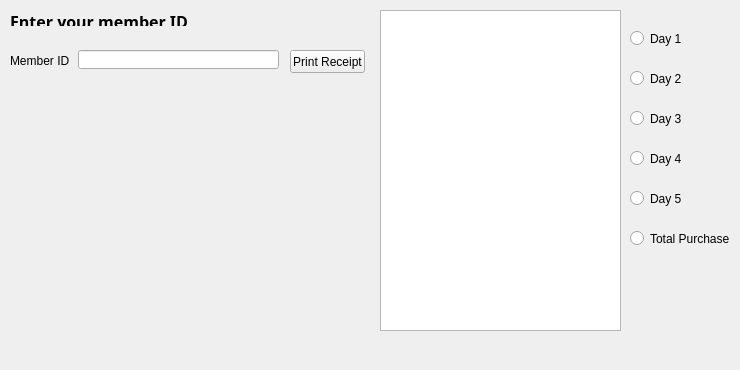
      <widget class="QWidget" name="tab_3">
       <attribute name="icon">
        <iconset resource="recource.qrc">
         <normaloff>:/rec/User Selection/receipt_printer.png</normaloff>:/rec/User Selection/receipt_printer.png</iconset>
       </attribute>
       <attribute name="title">
        <string>Print Receipt</string>
       </attribute>
       <widget class="QPushButton" name="print_receipt_btn">
        <property name="geometry">
         <rect>
          <x>290</x>
          <y>50</y>
          <width>75</width>
          <height>23</height>
         </rect>
        </property>
        <property name="sizePolicy">
         <sizepolicy hsizetype="Preferred" vsizetype="Preferred">
          <horstretch>0</horstretch>
          <verstretch>0</verstretch>
         </sizepolicy>
        </property>
        <property name="text">
         <string>Print Receipt</string>
        </property>
       </widget>
       <widget class="QLabel" name="search_id_label">
        <property name="geometry">
         <rect>
          <x>10</x>
          <y>50</y>
          <width>61</width>
          <height>21</height>
         </rect>
        </property>
        <property name="sizePolicy">
         <sizepolicy hsizetype="Preferred" vsizetype="Preferred">
          <horstretch>0</horstretch>
          <verstretch>0</verstretch>
         </sizepolicy>
        </property>
        <property name="text">
         <string>Member ID</string>
        </property>
       </widget>
       <widget class="QLineEdit" name="search_id_lineEdit">
        <property name="geometry">
         <rect>
          <x>78</x>
          <y>50</y>
          <width>201</width>
          <height>19</height>
         </rect>
        </property>
        <property name="sizePolicy">
         <sizepolicy hsizetype="Preferred" vsizetype="Preferred">
          <horstretch>0</horstretch>
          <verstretch>0</verstretch>
         </sizepolicy>
        </property>
        <property name="text">
         <string/>
        </property>
       </widget>
       <widget class="QLabel" name="label_4">
        <property name="geometry">
         <rect>
          <x>10</x>
          <y>10</y>
          <width>531</width>
          <height>16</height>
         </rect>
        </property>
        <property name="sizePolicy">
         <sizepolicy hsizetype="Preferred" vsizetype="Preferred">
          <horstretch>0</horstretch>
          <verstretch>0</verstretch>
         </sizepolicy>
        </property>
        <property name="font">
         <font>
          <family>Perpetua Titling MT</family>
          <pointsize>12</pointsize>
          <weight>75</weight>
          <bold>true</bold>
         </font>
        </property>
        <property name="text">
         <string>Enter your member ID</string>
        </property>
        <property name="textFormat">
         <enum>Qt::RichText</enum>
        </property>
       </widget>
       <widget class="QPlainTextEdit" name="print_receipt">
        <property name="geometry">
         <rect>
          <x>380</x>
          <y>10</y>
          <width>241</width>
          <height>321</height>
         </rect>
        </property>
        <property name="sizePolicy">
         <sizepolicy hsizetype="Preferred" vsizetype="Preferred">
          <horstretch>0</horstretch>
          <verstretch>0</verstretch>
         </sizepolicy>
        </property>
       </widget>
       <widget class="QLabel" name="receipt_lineEdit_date">
        <property name="geometry">
         <rect>
          <x>110</x>
          <y>150</y>
          <width>131</width>
          <height>21</height>
         </rect>
        </property>
        <property name="sizePolicy">
         <sizepolicy hsizetype="Preferred" vsizetype="Preferred">
          <horstretch>0</horstretch>
          <verstretch>0</verstretch>
         </sizepolicy>
        </property>
        <property name="text">
         <string/>
        </property>
       </widget>
       <widget class="QLabel" name="receipt_lineEdit_name">
        <property name="geometry">
         <rect>
          <x>110</x>
          <y>90</y>
          <width>131</width>
          <height>21</height>
         </rect>
        </property>
        <property name="sizePolicy">
         <sizepolicy hsizetype="Preferred" vsizetype="Preferred">
          <horstretch>0</horstretch>
          <verstretch>0</verstretch>
         </sizepolicy>
        </property>
        <property name="text">
         <string/>
        </property>
       </widget>
       <widget class="QLabel" name="receipt_member_date">
        <property name="geometry">
         <rect>
          <x>10</x>
          <y>150</y>
          <width>81</width>
          <height>16</height>
         </rect>
        </property>
        <property name="sizePolicy">
         <sizepolicy hsizetype="Preferred" vsizetype="Preferred">
          <horstretch>0</horstretch>
          <verstretch>0</verstretch>
         </sizepolicy>
        </property>
        <property name="text">
         <string/>
        </property>
       </widget>
       <widget class="QLabel" name="reciept_member_name">
        <property name="geometry">
         <rect>
          <x>10</x>
          <y>90</y>
          <width>81</width>
          <height>16</height>
         </rect>
        </property>
        <property name="sizePolicy">
         <sizepolicy hsizetype="Preferred" vsizetype="Preferred">
          <horstretch>0</horstretch>
          <verstretch>0</verstretch>
         </sizepolicy>
        </property>
        <property name="text">
         <string/>
        </property>
       </widget>
       <widget class="QLabel" name="receipt_member_type">
        <property name="geometry">
         <rect>
          <x>10</x>
          <y>176</y>
          <width>81</width>
          <height>20</height>
         </rect>
        </property>
        <property name="sizePolicy">
         <sizepolicy hsizetype="Preferred" vsizetype="Preferred">
          <horstretch>0</horstretch>
          <verstretch>0</verstretch>
         </sizepolicy>
        </property>
        <property name="text">
         <string/>
        </property>
       </widget>
       <widget class="QLabel" name="receipt_lineEdit_type">
        <property name="geometry">
         <rect>
          <x>110</x>
          <y>180</y>
          <width>131</width>
          <height>21</height>
         </rect>
        </property>
        <property name="sizePolicy">
         <sizepolicy hsizetype="Preferred" vsizetype="Preferred">
          <horstretch>0</horstretch>
          <verstretch>0</verstretch>
         </sizepolicy>
        </property>
        <property name="text">
         <string/>
        </property>
       </widget>
       <widget class="QLabel" name="receipt_lineEdit_Id">
        <property name="geometry">
         <rect>
          <x>110</x>
          <y>120</y>
          <width>131</width>
          <height>21</height>
         </rect>
        </property>
        <property name="sizePolicy">
         <sizepolicy hsizetype="Preferred" vsizetype="Preferred">
          <horstretch>0</horstretch>
          <verstretch>0</verstretch>
         </sizepolicy>
        </property>
        <property name="text">
         <string/>
        </property>
       </widget>
       <widget class="QLabel" name="receipt_member_id">
        <property name="geometry">
         <rect>
          <x>10</x>
          <y>120</y>
          <width>81</width>
          <height>16</height>
         </rect>
        </property>
        <property name="sizePolicy">
         <sizepolicy hsizetype="Preferred" vsizetype="Preferred">
          <horstretch>0</horstretch>
          <verstretch>0</verstretch>
         </sizepolicy>
        </property>
        <property name="text">
         <string/>
        </property>
       </widget>
       <widget class="QLabel" name="total_quantity_items_label">
        <property name="geometry">
         <rect>
          <x>10</x>
          <y>210</y>
          <width>131</width>
          <height>21</height>
         </rect>
        </property>
        <property name="sizePolicy">
         <sizepolicy hsizetype="Preferred" vsizetype="Preferred">
          <horstretch>0</horstretch>
          <verstretch>0</verstretch>
         </sizepolicy>
        </property>
        <property name="text">
         <string/>
        </property>
       </widget>
       <widget class="QLabel" name="total_Items_bought_label">
        <property name="geometry">
         <rect>
          <x>10</x>
          <y>240</y>
          <width>131</width>
          <height>21</height>
         </rect>
        </property>
        <property name="sizePolicy">
         <sizepolicy hsizetype="Preferred" vsizetype="Preferred">
          <horstretch>0</horstretch>
          <verstretch>0</verstretch>
         </sizepolicy>
        </property>
        <property name="text">
         <string/>
        </property>
       </widget>
       <widget class="QLabel" name="total_quantity_items_lineEdit">
        <property name="geometry">
         <rect>
          <x>160</x>
          <y>210</y>
          <width>131</width>
          <height>21</height>
         </rect>
        </property>
        <property name="sizePolicy">
         <sizepolicy hsizetype="Preferred" vsizetype="Preferred">
          <horstretch>0</horstretch>
          <verstretch>0</verstretch>
         </sizepolicy>
        </property>
        <property name="text">
         <string/>
        </property>
       </widget>
       <widget class="QLabel" name="total_Items_bought_lineEdit">
        <property name="geometry">
         <rect>
          <x>160</x>
          <y>240</y>
          <width>131</width>
          <height>21</height>
         </rect>
        </property>
        <property name="sizePolicy">
         <sizepolicy hsizetype="Preferred" vsizetype="Preferred">
          <horstretch>0</horstretch>
          <verstretch>0</verstretch>
         </sizepolicy>
        </property>
        <property name="text">
         <string/>
        </property>
       </widget>
       <widget class="QRadioButton" name="print_day_one_receipt_btn">
        <property name="geometry">
         <rect>
          <x>630</x>
          <y>30</y>
          <width>82</width>
          <height>17</height>
         </rect>
        </property>
        <property name="sizePolicy">
         <sizepolicy hsizetype="Preferred" vsizetype="Preferred">
          <horstretch>0</horstretch>
          <verstretch>0</verstretch>
         </sizepolicy>
        </property>
        <property name="text">
         <string>Day 1</string>
        </property>
       </widget>
       <widget class="QRadioButton" name="print_day_Two_receipt_btn_2">
        <property name="geometry">
         <rect>
          <x>630</x>
          <y>70</y>
          <width>82</width>
          <height>17</height>
         </rect>
        </property>
        <property name="sizePolicy">
         <sizepolicy hsizetype="Preferred" vsizetype="Preferred">
          <horstretch>0</horstretch>
          <verstretch>0</verstretch>
         </sizepolicy>
        </property>
        <property name="text">
         <string>Day 2</string>
        </property>
       </widget>
       <widget class="QRadioButton" name="print_day_Three_receipt_btn">
        <property name="geometry">
         <rect>
          <x>630</x>
          <y>110</y>
          <width>82</width>
          <height>17</height>
         </rect>
        </property>
        <property name="sizePolicy">
         <sizepolicy hsizetype="Preferred" vsizetype="Preferred">
          <horstretch>0</horstretch>
          <verstretch>0</verstretch>
         </sizepolicy>
        </property>
        <property name="text">
         <string>Day 3</string>
        </property>
       </widget>
       <widget class="QRadioButton" name="print_day_Four_receipt_btn">
        <property name="geometry">
         <rect>
          <x>630</x>
          <y>150</y>
          <width>82</width>
          <height>17</height>
         </rect>
        </property>
        <property name="sizePolicy">
         <sizepolicy hsizetype="Preferred" vsizetype="Preferred">
          <horstretch>0</horstretch>
          <verstretch>0</verstretch>
         </sizepolicy>
        </property>
        <property name="text">
         <string>Day 4</string>
        </property>
       </widget>
       <widget class="QRadioButton" name="print_day_Five_receipt_btn">
        <property name="geometry">
         <rect>
          <x>630</x>
          <y>190</y>
          <width>82</width>
          <height>17</height>
         </rect>
        </property>
        <property name="sizePolicy">
         <sizepolicy hsizetype="Preferred" vsizetype="Preferred">
          <horstretch>0</horstretch>
          <verstretch>0</verstretch>
         </sizepolicy>
        </property>
        <property name="text">
         <string>Day 5</string>
        </property>
       </widget>
       <widget class="QRadioButton" name="total_Purchse_Rbtn">
        <property name="geometry">
         <rect>
          <x>630</x>
          <y>230</y>
          <width>101</width>
          <height>17</height>
         </rect>
        </property>
        <property name="sizePolicy">
         <sizepolicy hsizetype="Preferred" vsizetype="Preferred">
          <horstretch>0</horstretch>
          <verstretch>0</verstretch>
         </sizepolicy>
        </property>
        <property name="text">
         <string>Total Purchase</string>
        </property>
       </widget>
       <widget class="QLabel" name="rebate_label">
        <property name="geometry">
         <rect>
          <x>10</x>
          <y>270</y>
          <width>131</width>
          <height>21</height>
         </rect>
        </property>
        <property name="sizePolicy">
         <sizepolicy hsizetype="Preferred" vsizetype="Preferred">
          <horstretch>0</horstretch>
          <verstretch>0</verstretch>
         </sizepolicy>
        </property>
        <property name="text">
         <string/>
        </property>
       </widget>
       <widget class="QLabel" name="rebate_lineEdit">
        <property name="geometry">
         <rect>
          <x>160</x>
          <y>270</y>
          <width>131</width>
          <height>21</height>
         </rect>
        </property>
        <property name="sizePolicy">
         <sizepolicy hsizetype="Preferred" vsizetype="Preferred">
          <horstretch>0</horstretch>
          <verstretch>0</verstretch>
         </sizepolicy>
        </property>
        <property name="text">
         <string/>
        </property>
       </widget>
       <widget class="QLabel" name="change_membership_line_edit">
        <property name="geometry">
         <rect>
          <x>10</x>
          <y>310</y>
          <width>351</width>
          <height>21</height>
         </rect>
        </property>
        <property name="sizePolicy">
         <sizepolicy hsizetype="Preferred" vsizetype="Preferred">
          <horstretch>0</horstretch>
          <verstretch>0</verstretch>
         </sizepolicy>
        </property>
        <property name="text">
         <string/>
        </property>
       </widget>
       <widget class="QLabel" name="change_membership_line_edit_2">
        <property name="geometry">
         <rect>
          <x>10</x>
          <y>340</y>
          <width>351</width>
          <height>21</height>
         </rect>
        </property>
        <property name="sizePolicy">
         <sizepolicy hsizetype="Preferred" vsizetype="Preferred">
          <horstretch>0</horstretch>
          <verstretch>0</verstretch>
         </sizepolicy>
        </property>
        <property name="text">
         <string/>
        </property>
       </widget>
      </widget>
